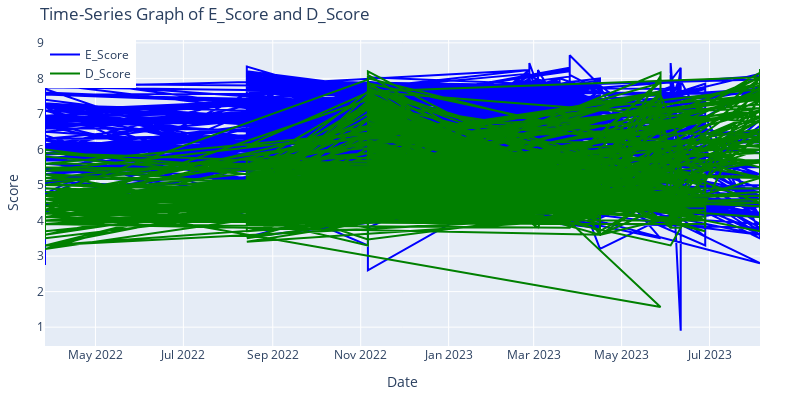

Notebook code for this chart:
### Code cell
import pandas as pd
import plotly.graph_objects as go



# Create a time-series graph for 'E_Score' and 'D_Score'
fig = go.Figure()

# Add traces for E_Score and D_Score
fig.add_trace(go.Scatter(x=bb['Date'], y=bb['E_Score'], mode='lines', name='E_Score', line=dict(color='blue')))
fig.add_trace(go.Scatter(x=bb['Date'], y=bb['D_Score'], mode='lines', name='D_Score', line=dict(color='green')))

# Customize the layout
fig.update_layout(
    title='Time-Series Graph of E_Score and D_Score',
    xaxis=dict(title='Date'),
    yaxis=dict(title='Score'),
    legend=dict(x=0, y=1),
    autosize=False,
    width=800,
    height=400,
    margin=dict(l=40, r=40, t=40, b=40)
)

# Show the plot
fig.show()

### Figure 1 — Plotly figure (JSON) as saved in the notebook; plotly's stock layout.template omitted (floating-point values rounded to 4 significant figures; data arrays with more than 128 entries replaced by an {"elided": "..."} marker saying what was removed)
{"data": [{"line": {"color": "blue"}, "mode": "lines", "name": "E_Score", "type": "scatter", "x": {"elided": "1094 str values"}, "y": {"elided": "1094 float values"}}, {"line": {"color": "green"}, "mode": "lines", "name": "D_Score", "type": "scatter", "x": {"elided": "1094 str values"}, "y": {"elided": "1094 float values"}}], "layout": {"autosize": false, "height": 400, "legend": {"x": 0, "y": 1}, "margin": {"b": 40, "l": 40, "r": 40, "t": 40}, "title": {"text": "Time-Series Graph of E_Score and D_Score"}, "width": 800, "xaxis": {"title": {"text": "Date"}}, "yaxis": {"title": {"text": "Score"}}}}
